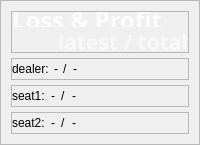
                  <widget class="QFrame" name="frame_board_lp">
                   <property name="sizePolicy">
                    <sizepolicy hsizetype="Preferred" vsizetype="Fixed">
                     <horstretch>0</horstretch>
                     <verstretch>0</verstretch>
                    </sizepolicy>
                   </property>
                   <property name="minimumSize">
                    <size>
                     <width>0</width>
                     <height>0</height>
                    </size>
                   </property>
                   <property name="maximumSize">
                    <size>
                     <width>16777215</width>
                     <height>16777215</height>
                    </size>
                   </property>
                   <property name="frameShape">
                    <enum>QFrame::Shape::StyledPanel</enum>
                   </property>
                   <property name="frameShadow">
                    <enum>QFrame::Shadow::Raised</enum>
                   </property>
                   <layout class="QVBoxLayout" name="verticalLayout_14">
                    <property name="spacing">
                     <number>5</number>
                    </property>
                    <property name="leftMargin">
                     <number>10</number>
                    </property>
                    <property name="topMargin">
                     <number>10</number>
                    </property>
                    <property name="rightMargin">
                     <number>10</number>
                    </property>
                    <property name="bottomMargin">
                     <number>10</number>
                    </property>
                    <item>
                     <widget class="QFrame" name="frame_lp_lt">
                      <property name="frameShape">
                       <enum>QFrame::Shape::StyledPanel</enum>
                      </property>
                      <property name="frameShadow">
                       <enum>QFrame::Shadow::Raised</enum>
                      </property>
                      <layout class="QVBoxLayout" name="verticalLayout_17">
                       <property name="spacing">
                        <number>5</number>
                       </property>
                       <property name="leftMargin">
                        <number>0</number>
                       </property>
                       <property name="topMargin">
                        <number>0</number>
                       </property>
                       <property name="rightMargin">
                        <number>0</number>
                       </property>
                       <property name="bottomMargin">
                        <number>0</number>
                       </property>
                       <item>
                        <widget class="QLabel" name="label_lp">
                         <property name="minimumSize">
                          <size>
                           <width>0</width>
                           <height>15</height>
                          </size>
                         </property>
                         <property name="maximumSize">
                          <size>
                           <width>16777215</width>
                           <height>15</height>
                          </size>
                         </property>
                         <property name="font">
                          <font>
                           <family>Forte</family>
                           <pointsize>18</pointsize>
                           <italic>false</italic>
                           <bold>true</bold>
                          </font>
                         </property>
                         <property name="styleSheet">
                          <string notr="true">QLabel {
	background-color: transparent;
	font: 700 18pt &quot;Forte&quot;;
	color: rgba(255,255,255, 200)
}</string>
                         </property>
                         <property name="text">
                          <string>Loss &amp; Profit</string>
                         </property>
                         <property name="alignment">
                          <set>Qt::AlignmentFlag::AlignLeading|Qt::AlignmentFlag::AlignLeft|Qt::AlignmentFlag::AlignVCenter</set>
                         </property>
                        </widget>
                       </item>
                       <item>
                        <widget class="QLabel" name="label_lp_lt">
                         <property name="minimumSize">
                          <size>
                           <width>0</width>
                           <height>20</height>
                          </size>
                         </property>
                         <property name="maximumSize">
                          <size>
                           <width>16777215</width>
                           <height>20</height>
                          </size>
                         </property>
                         <property name="font">
                          <font>
                           <family>Forte</family>
                           <pointsize>16</pointsize>
                           <italic>false</italic>
                           <bold>true</bold>
                          </font>
                         </property>
                         <property name="styleSheet">
                          <string notr="true">QLabel {
	background-color: transparent;
	font: 700 16pt &quot;Forte&quot;;
	color: rgba(255,255,255, 150)
}</string>
                         </property>
                         <property name="text">
                          <string>latest / total</string>
                         </property>
                         <property name="alignment">
                          <set>Qt::AlignmentFlag::AlignRight|Qt::AlignmentFlag::AlignTrailing|Qt::AlignmentFlag::AlignVCenter</set>
                         </property>
                        </widget>
                       </item>
                      </layout>
                     </widget>
                    </item>
                    <item>
                     <widget class="QFrame" name="frame_lp_dealer">
                      <property name="frameShape">
                       <enum>QFrame::Shape::StyledPanel</enum>
                      </property>
                      <property name="frameShadow">
                       <enum>QFrame::Shadow::Raised</enum>
                      </property>
                      <layout class="QHBoxLayout" name="horizontalLayout_39">
                       <property name="spacing">
                        <number>5</number>
                       </property>
                       <property name="leftMargin">
                        <number>0</number>
                       </property>
                       <property name="topMargin">
                        <number>0</number>
                       </property>
                       <property name="rightMargin">
                        <number>0</number>
                       </property>
                       <property name="bottomMargin">
                        <number>0</number>
                       </property>
                       <item>
                        <widget class="QLabel" name="label_lp_dealer_text">
                         <property name="minimumSize">
                          <size>
                           <width>0</width>
                           <height>15</height>
                          </size>
                         </property>
                         <property name="maximumSize">
                          <size>
                           <width>16777215</width>
                           <height>15</height>
                          </size>
                         </property>
                         <property name="styleSheet">
                          <string notr="true"/>
                         </property>
                         <property name="text">
                          <string>dealer:</string>
                         </property>
                        </widget>
                       </item>
                       <item>
                        <widget class="QLabel" name="label_lp_latest_dealer">
                         <property name="minimumSize">
                          <size>
                           <width>0</width>
                           <height>15</height>
                          </size>
                         </property>
                         <property name="maximumSize">
                          <size>
                           <width>16777215</width>
                           <height>15</height>
                          </size>
                         </property>
                         <property name="styleSheet">
                          <string notr="true"/>
                         </property>
                         <property name="text">
                          <string>-</string>
                         </property>
                        </widget>
                       </item>
                       <item>
                        <widget class="QLabel" name="label_lp_slash_3">
                         <property name="minimumSize">
                          <size>
                           <width>0</width>
                           <height>15</height>
                          </size>
                         </property>
                         <property name="maximumSize">
                          <size>
                           <width>16777215</width>
                           <height>15</height>
                          </size>
                         </property>
                         <property name="styleSheet">
                          <string notr="true"/>
                         </property>
                         <property name="text">
                          <string>/</string>
                         </property>
                        </widget>
                       </item>
                       <item>
                        <widget class="QLabel" name="label_lp_total_dealer">
                         <property name="minimumSize">
                          <size>
                           <width>0</width>
                           <height>15</height>
                          </size>
                         </property>
                         <property name="maximumSize">
                          <size>
                           <width>16777215</width>
                           <height>15</height>
                          </size>
                         </property>
                         <property name="styleSheet">
                          <string notr="true"/>
                         </property>
                         <property name="text">
                          <string>-</string>
                         </property>
                        </widget>
                       </item>
                       <item>
                        <spacer name="horizontalSpacer_10">
                         <property name="orientation">
                          <enum>Qt::Orientation::Horizontal</enum>
                         </property>
                         <property name="sizeHint" stdset="0">
                          <size>
                           <width>40</width>
                           <height>20</height>
                          </size>
                         </property>
                        </spacer>
                       </item>
                      </layout>
                     </widget>
                    </item>
                    <item>
                     <widget class="QFrame" name="frame_lp_seat1">
                      <property name="frameShape">
                       <enum>QFrame::Shape::StyledPanel</enum>
                      </property>
                      <property name="frameShadow">
                       <enum>QFrame::Shadow::Raised</enum>
                      </property>
                      <layout class="QHBoxLayout" name="horizontalLayout_42">
                       <property name="spacing">
                        <number>6</number>
                       </property>
                       <property name="leftMargin">
                        <number>0</number>
                       </property>
                       <property name="topMargin">
                        <number>0</number>
                       </property>
                       <property name="rightMargin">
                        <number>0</number>
                       </property>
                       <property name="bottomMargin">
                        <number>0</number>
                       </property>
                       <item>
                        <widget class="QLabel" name="label_lp_botseat">
                         <property name="minimumSize">
                          <size>
                           <width>0</width>
                           <height>15</height>
                          </size>
                         </property>
                         <property name="maximumSize">
                          <size>
                           <width>16777215</width>
                           <height>15</height>
                          </size>
                         </property>
                         <property name="styleSheet">
                          <string notr="true"/>
                         </property>
                         <property name="text">
                          <string>seat1:</string>
                         </property>
                        </widget>
                       </item>
                       <item>
                        <widget class="QLabel" name="label_lp_latest_seat1">
                         <property name="minimumSize">
                          <size>
                           <width>0</width>
                           <height>15</height>
                          </size>
                         </property>
                         <property name="maximumSize">
                          <size>
                           <width>16777215</width>
                           <height>15</height>
                          </size>
                         </property>
                         <property name="styleSheet">
                          <string notr="true"/>
                         </property>
                         <property name="text">
                          <string>-</string>
                         </property>
                        </widget>
                       </item>
                       <item>
                        <widget class="QLabel" name="label_lp_slash_2">
                         <property name="minimumSize">
                          <size>
                           <width>0</width>
                           <height>15</height>
                          </size>
                         </property>
                         <property name="maximumSize">
                          <size>
                           <width>16777215</width>
                           <height>15</height>
                          </size>
                         </property>
                         <property name="styleSheet">
                          <string notr="true"/>
                         </property>
                         <property name="text">
                          <string>/</string>
                         </property>
                        </widget>
                       </item>
                       <item>
                        <widget class="QLabel" name="label_lp_total_seat1">
                         <property name="minimumSize">
                          <size>
                           <width>0</width>
                           <height>15</height>
                          </size>
                         </property>
                         <property name="maximumSize">
                          <size>
                           <width>16777215</width>
                           <height>15</height>
                          </size>
                         </property>
                         <property name="styleSheet">
                          <string notr="true"/>
                         </property>
                         <property name="text">
                          <string>-</string>
                         </property>
                        </widget>
                       </item>
                       <item>
                        <spacer name="horizontalSpacer_11">
                         <property name="orientation">
                          <enum>Qt::Orientation::Horizontal</enum>
                         </property>
                         <property name="sizeHint" stdset="0">
                          <size>
                           <width>40</width>
                           <height>20</height>
                          </size>
                         </property>
                        </spacer>
                       </item>
                      </layout>
                     </widget>
                    </item>
                    <item>
                     <widget class="QFrame" name="frame_lp_seat2">
                      <property name="frameShape">
                       <enum>QFrame::Shape::StyledPanel</enum>
                      </property>
                      <property name="frameShadow">
                       <enum>QFrame::Shadow::Raised</enum>
                      </property>
                      <layout class="QHBoxLayout" name="horizontalLayout_44">
                       <property name="spacing">
                        <number>6</number>
                       </property>
                       <property name="leftMargin">
                        <number>0</number>
                       </property>
                       <property name="topMargin">
                        <number>0</number>
                       </property>
                       <property name="rightMargin">
                        <number>0</number>
                       </property>
                       <property name="bottomMargin">
                        <number>0</number>
                       </property>
                       <item>
                        <widget class="QLabel" name="label_lp_topseat">
                         <property name="minimumSize">
                          <size>
                           <width>0</width>
                           <height>15</height>
                          </size>
                         </property>
                         <property name="maximumSize">
                          <size>
                           <width>16777215</width>
                           <height>15</height>
                          </size>
                         </property>
                         <property name="styleSheet">
                          <string notr="true"/>
                         </property>
                         <property name="text">
                          <string>seat2:</string>
                         </property>
                        </widget>
                       </item>
                       <item>
                        <widget class="QLabel" name="label_lp_latest_seat2">
                         <property name="minimumSize">
                          <size>
                           <width>0</width>
                           <height>15</height>
                          </size>
                         </property>
                         <property name="maximumSize">
                          <size>
                           <width>16777215</width>
                           <height>15</height>
                          </size>
                         </property>
                         <property name="styleSheet">
                          <string notr="true"/>
                         </property>
                         <property name="text">
                          <string>-</string>
                         </property>
                        </widget>
                       </item>
                       <item>
                        <widget class="QLabel" name="label_lp_slash">
                         <property name="minimumSize">
                          <size>
                           <width>0</width>
                           <height>15</height>
                          </size>
                         </property>
                         <property name="maximumSize">
                          <size>
                           <width>16777215</width>
                           <height>15</height>
                          </size>
                         </property>
                         <property name="styleSheet">
                          <string notr="true"/>
                         </property>
                         <property name="text">
                          <string>/</string>
                         </property>
                        </widget>
                       </item>
                       <item>
                        <widget class="QLabel" name="label_lp_total_seat2">
                         <property name="minimumSize">
                          <size>
                           <width>0</width>
                           <height>15</height>
                          </size>
                         </property>
                         <property name="maximumSize">
                          <size>
                           <width>16777215</width>
                           <height>15</height>
                          </size>
                         </property>
                         <property name="styleSheet">
                          <string notr="true"/>
                         </property>
                         <property name="text">
                          <string>-</string>
                         </property>
                        </widget>
                       </item>
                       <item>
                        <spacer name="horizontalSpacer_12">
                         <property name="orientation">
                          <enum>Qt::Orientation::Horizontal</enum>
                         </property>
                         <property name="sizeHint" stdset="0">
                          <size>
                           <width>40</width>
                           <height>20</height>
                          </size>
                         </property>
                        </spacer>
                       </item>
                      </layout>
                     </widget>
                    </item>
                   </layout>
                  </widget>
